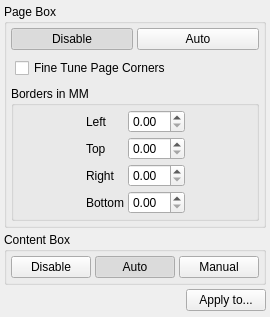
<?xml version="1.0" encoding="UTF-8"?>
<ui version="4.0">
 <class>SelectContentOptionsWidget</class>
 <widget class="QWidget" name="SelectContentOptionsWidget">
  <property name="geometry">
   <rect>
    <x>0</x>
    <y>0</y>
    <width>267</width>
    <height>317</height>
   </rect>
  </property>
  <property name="windowTitle">
   <string notr="true">Form</string>
  </property>
  <layout class="QVBoxLayout" name="verticalLayout_4">
   <property name="spacing">
    <number>4</number>
   </property>
   <property name="leftMargin">
    <number>4</number>
   </property>
   <property name="topMargin">
    <number>4</number>
   </property>
   <property name="rightMargin">
    <number>4</number>
   </property>
   <property name="bottomMargin">
    <number>4</number>
   </property>
   <item>
    <widget class="QGroupBox" name="gbPageBox">
     <property name="title">
      <string>Page Box</string>
     </property>
     <layout class="QVBoxLayout" name="verticalLayout_3">
      <property name="spacing">
       <number>4</number>
      </property>
      <property name="leftMargin">
       <number>4</number>
      </property>
      <property name="topMargin">
       <number>4</number>
      </property>
      <property name="rightMargin">
       <number>4</number>
      </property>
      <property name="bottomMargin">
       <number>4</number>
      </property>
      <item>
       <layout class="QHBoxLayout" name="horizontalLayout_2">
        <item>
         <widget class="QPushButton" name="pageDetectDisableBtn">
          <property name="sizePolicy">
           <sizepolicy hsizetype="MinimumExpanding" vsizetype="Fixed">
            <horstretch>0</horstretch>
            <verstretch>0</verstretch>
           </sizepolicy>
          </property>
          <property name="text">
           <string>Disable</string>
          </property>
          <property name="checkable">
           <bool>true</bool>
          </property>
          <property name="checked">
           <bool>true</bool>
          </property>
          <property name="autoExclusive">
           <bool>true</bool>
          </property>
         </widget>
        </item>
        <item>
         <widget class="QPushButton" name="pageDetectAutoBtn">
          <property name="sizePolicy">
           <sizepolicy hsizetype="MinimumExpanding" vsizetype="Fixed">
            <horstretch>0</horstretch>
            <verstretch>0</verstretch>
           </sizepolicy>
          </property>
          <property name="text">
           <string>Auto</string>
          </property>
          <property name="checkable">
           <bool>true</bool>
          </property>
          <property name="autoExclusive">
           <bool>true</bool>
          </property>
         </widget>
        </item>
       </layout>
      </item>
      <item>
       <widget class="QWidget" name="panelFineTuneCorners" native="true">
        <layout class="QVBoxLayout" name="verticalLayout">
         <property name="spacing">
          <number>4</number>
         </property>
         <property name="leftMargin">
          <number>4</number>
         </property>
         <property name="topMargin">
          <number>4</number>
         </property>
         <property name="rightMargin">
          <number>4</number>
         </property>
         <property name="bottomMargin">
          <number>4</number>
         </property>
         <item>
          <widget class="QCheckBox" name="fineTuneBtn">
           <property name="toolTip">
            <string>Shift with corners while they are in black. </string>
           </property>
           <property name="text">
            <string>Fine Tune Page Corners</string>
           </property>
          </widget>
         </item>
        </layout>
       </widget>
      </item>
      <item>
       <widget class="QGroupBox" name="gbBordersPanel">
        <property name="title">
         <string>Borders in MM</string>
        </property>
        <layout class="QVBoxLayout" name="verticalLayout_2">
         <property name="spacing">
          <number>4</number>
         </property>
         <property name="leftMargin">
          <number>4</number>
         </property>
         <property name="topMargin">
          <number>4</number>
         </property>
         <property name="rightMargin">
          <number>4</number>
         </property>
         <property name="bottomMargin">
          <number>4</number>
         </property>
         <item>
          <layout class="QHBoxLayout" name="horizontalLayout_3">
           <item>
            <spacer name="horizontalSpacer">
             <property name="orientation">
              <enum>Qt::Horizontal</enum>
             </property>
             <property name="sizeHint" stdset="0">
              <size>
               <width>4</width>
               <height>20</height>
              </size>
             </property>
            </spacer>
           </item>
           <item>
            <layout class="QGridLayout" name="gridLayout">
             <item row="0" column="0">
              <widget class="QLabel" name="label">
               <property name="text">
                <string>Left</string>
               </property>
              </widget>
             </item>
             <item row="0" column="1">
              <widget class="QDoubleSpinBox" name="leftBorder"/>
             </item>
             <item row="1" column="0">
              <widget class="QLabel" name="label_2">
               <property name="text">
                <string>Top</string>
               </property>
              </widget>
             </item>
             <item row="1" column="1">
              <widget class="QDoubleSpinBox" name="topBorder"/>
             </item>
             <item row="2" column="0">
              <widget class="QLabel" name="label_3">
               <property name="text">
                <string>Right</string>
               </property>
              </widget>
             </item>
             <item row="2" column="1">
              <widget class="QDoubleSpinBox" name="rightBorder"/>
             </item>
             <item row="3" column="0">
              <widget class="QLabel" name="label_4">
               <property name="text">
                <string>Bottom</string>
               </property>
              </widget>
             </item>
             <item row="3" column="1">
              <widget class="QDoubleSpinBox" name="bottomBorder"/>
             </item>
            </layout>
           </item>
           <item>
            <spacer name="horizontalSpacer_2">
             <property name="orientation">
              <enum>Qt::Horizontal</enum>
             </property>
             <property name="sizeHint" stdset="0">
              <size>
               <width>4</width>
               <height>20</height>
              </size>
             </property>
            </spacer>
           </item>
          </layout>
         </item>
        </layout>
       </widget>
      </item>
     </layout>
    </widget>
   </item>
   <item>
    <widget class="QGroupBox" name="groupBox">
     <property name="title">
      <string>Content Box</string>
     </property>
     <layout class="QHBoxLayout">
      <property name="spacing">
       <number>4</number>
      </property>
      <property name="leftMargin">
       <number>4</number>
      </property>
      <property name="topMargin">
       <number>4</number>
      </property>
      <property name="rightMargin">
       <number>4</number>
      </property>
      <property name="bottomMargin">
       <number>4</number>
      </property>
      <item>
       <widget class="QPushButton" name="disableBtn">
        <property name="sizePolicy">
         <sizepolicy hsizetype="MinimumExpanding" vsizetype="Fixed">
          <horstretch>0</horstretch>
          <verstretch>0</verstretch>
         </sizepolicy>
        </property>
        <property name="text">
         <string>Disable</string>
        </property>
        <property name="checkable">
         <bool>true</bool>
        </property>
        <property name="autoExclusive">
         <bool>true</bool>
        </property>
       </widget>
      </item>
      <item>
       <widget class="QPushButton" name="autoBtn">
        <property name="sizePolicy">
         <sizepolicy hsizetype="MinimumExpanding" vsizetype="Fixed">
          <horstretch>0</horstretch>
          <verstretch>0</verstretch>
         </sizepolicy>
        </property>
        <property name="text">
         <string>Auto</string>
        </property>
        <property name="checkable">
         <bool>true</bool>
        </property>
        <property name="checked">
         <bool>true</bool>
        </property>
        <property name="autoExclusive">
         <bool>true</bool>
        </property>
       </widget>
      </item>
      <item>
       <widget class="QPushButton" name="manualBtn">
        <property name="sizePolicy">
         <sizepolicy hsizetype="MinimumExpanding" vsizetype="Fixed">
          <horstretch>0</horstretch>
          <verstretch>0</verstretch>
         </sizepolicy>
        </property>
        <property name="text">
         <string>Manual</string>
        </property>
        <property name="checkable">
         <bool>true</bool>
        </property>
        <property name="autoExclusive">
         <bool>true</bool>
        </property>
       </widget>
      </item>
     </layout>
    </widget>
   </item>
   <item>
    <layout class="QHBoxLayout">
     <item>
      <spacer>
       <property name="orientation">
        <enum>Qt::Horizontal</enum>
       </property>
       <property name="sizeHint" stdset="0">
        <size>
         <width>4</width>
         <height>20</height>
        </size>
       </property>
      </spacer>
     </item>
     <item>
      <widget class="QPushButton" name="applyToBtn">
       <property name="text">
        <string>Apply to...</string>
       </property>
      </widget>
     </item>
    </layout>
   </item>
   <item>
    <spacer name="verticalSpacer">
     <property name="orientation">
      <enum>Qt::Vertical</enum>
     </property>
     <property name="sizeHint" stdset="0">
      <size>
       <width>20</width>
       <height>20</height>
      </size>
     </property>
    </spacer>
   </item>
  </layout>
 </widget>
 <tabstops>
  <tabstop>pageDetectDisableBtn</tabstop>
  <tabstop>pageDetectAutoBtn</tabstop>
  <tabstop>fineTuneBtn</tabstop>
  <tabstop>leftBorder</tabstop>
  <tabstop>topBorder</tabstop>
  <tabstop>rightBorder</tabstop>
  <tabstop>bottomBorder</tabstop>
  <tabstop>disableBtn</tabstop>
  <tabstop>autoBtn</tabstop>
  <tabstop>manualBtn</tabstop>
  <tabstop>applyToBtn</tabstop>
 </tabstops>
 <resources/>
 <connections/>
</ui>
